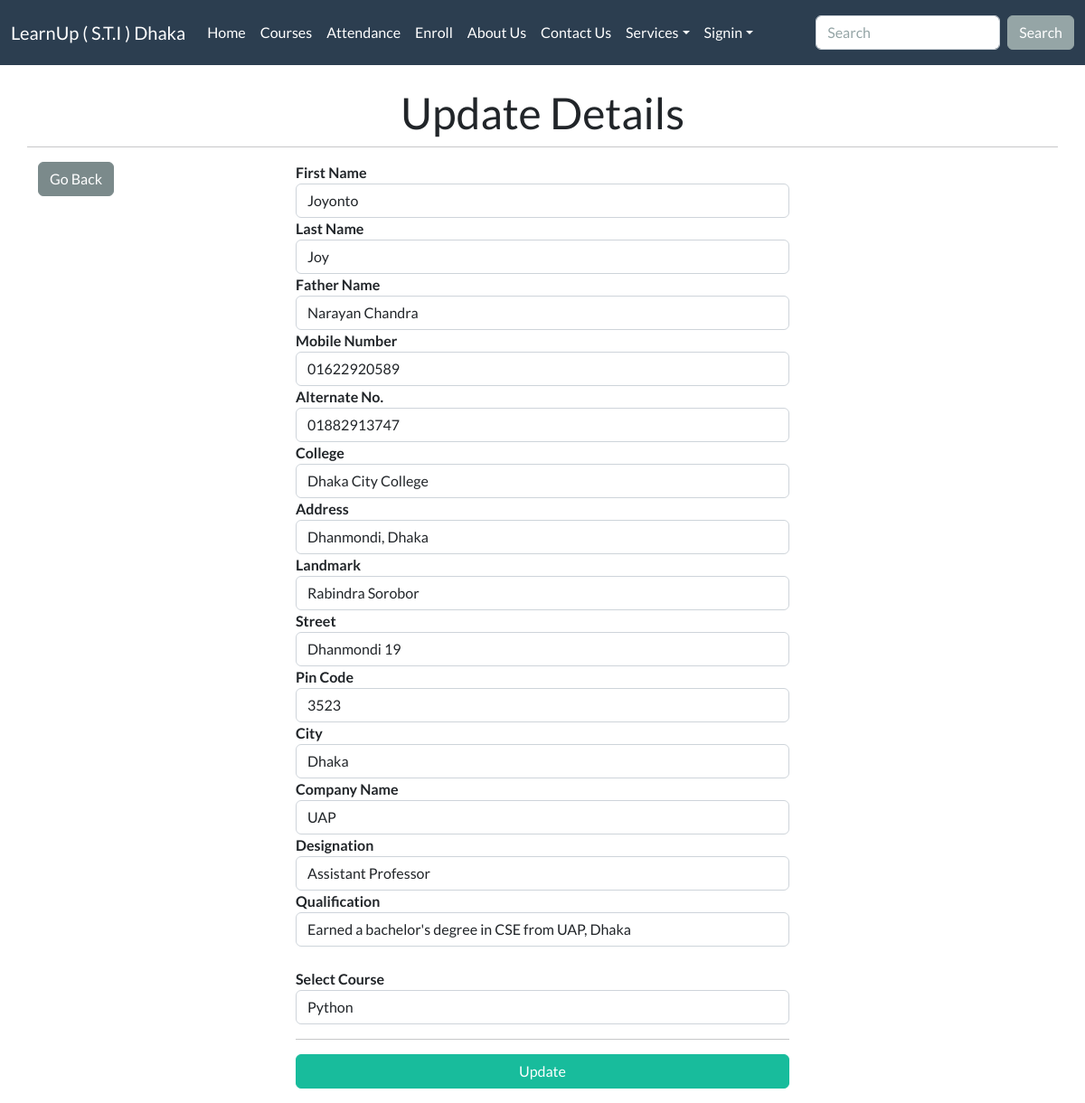
The page /candidateupdate/3/ on the database its author committed.
### startupapp/models.py (models this page shows, shortened)
class Register(models.Model):
    candidateId=models.AutoField(primary_key=True)
    firstName=models.CharField(max_length=20)
    lastName=models.CharField(max_length=20)
    fatherName=models.CharField(max_length=20)
    phoneNumber=models.CharField(max_length=14)
    alternateNumber=models.CharField(max_length=14)
    email=models.EmailField(unique=True)
    collegeName=models.CharField(max_length=100)
    address=models.TextField(max_length=150)
    landmark=models.CharField(max_length=100)
    street=models.CharField(max_length=100)
    city=models.CharField(max_length=100)
    pincode=models.IntegerField()
    companyName=models.CharField(max_length=150,blank=True,null=True)
    designation=models.CharField(max_length=150)
    qualification=models.CharField(max_length=100)
    computerKnowledge=models.CharField(max_length=50)
    Course=models.CharField(max_length=150)
    timestamp = models.DateField(auto_now_add=True)
    trainer=models.ForeignKey(Trainer,on_delete=models.DO_NOTHING,null=True)

### startupapp/views.py (the view, shortened to what this page needs)
# urls.py: path('candidateupdate/<id>/',views.candidateupdate,name="candidateupdate"),
def candidateupdate(request,id):
    data=Register.objects.get(candidateId=id)
    courses=Courses.objects.all()
    context={"data":data,"courses":courses}
    return render(request,"updatecandidate.html",context)

### templates/updatecandidate.html (shortened to what this page needs)
{% extends 'base.html' %}
{% block body %}
<div class="container mt-4">
    <div class="row">
        <h1 class="text-center">Update Details</h1>
        <hr>
            <div class="col-md-3">
                <div><a href="/candidateprofile/" class="btn btn-dark"> Go Back</a> </div>
            </div>
            <div class="col-md-6">
                <form action="/candidateupdate/{{data.candidateId}}/" method="post">{% csrf_token %}
                <div class="form-group">
                    <label for="fname"><b>First Name </b></label>
                    <input type="text" class="form-control" name="fname" value="{{data.firstName}}" id="fname" required>
                </div>
                <div class="form-group">
                    <label for="lname"><b>Last Name </b></label>
                    <input type="text" class="form-control" name="lname" id="lname" value="{{data.lastName}}" required>
                </div>
                <div class="form-group">
                    <label for="fathername"><b>Father Name </b></label>
                    <input type="text" class="form-control" name="fatherName" id="fathername" value="{{data.fatherName}}" required>
                </div>
                <div class="form-group">
                    <label for="phone"><b>Mobile Number </b></label>
                    <input type="tel" class="form-control" name="phone" id="phone" value="{{data.phoneNumber}}" required>
                </div>
                <div class="form-group">
                    <label for="alternateNumber"><b>Alternate No.</b></label>
                    <input type="number" class="form-control" name="alternateNumber" id="alternateNumber" value="{{data.alternateNumber}}" required>
                </div>
                <div class="form-group">
                    <label for="college"><b>College </b></label>
                    <input type="text" name="college" class="form-control" id="college" placeholder="Enter College Name"
                        value="{{data.collegeName}}" required>
                </div>
                <div class="form-group">
                    <label for="addr"><b>Address </b></label>
                    <input class="form-control" type="text" name="addr" id="addr" value="{{data.address}}" required>
                </div>
                <div class="form-group">
                    <label for="landmark"><b>Landmark</b> </label>
                    <input class="form-control" type="text" name="landmark" id="landmark" value="{{data.landmark}}" required>
                </div>
                <div class="form-group">
                    <label for="street"><b>Street</b> </label>
                    <input class="form-control" type="text" name="street" id="street" value="{{data.street}}" required>
                </div>
                <div class="form-group">
                    <label for="pcode"><b>Pin Code</b> </label>
                    <input class="form-control" type="number" name="pcode" id="pcode" value="{{data.pincode}}" required>
                </div>
                <div class="form-group">
                    <label for="city"><b>City</b></label>
                    <input class="form-control" type="text" name="city" id="city" value="{{data.city}}" required>
                </div>
                <div class="form-group">
                    <label for="companyname"> <b>Company Name</b></label>
                    <input type="text" name="companyname" class="form-control" id="companyname" placeholder="Freshers Mention as NA" value="{{data.companyName}}" required>
                </div>
                <div class="form-group">
                    <label for="Designation"><b>Designation</b></label>
                    <input class="form-control" type="text" name="Designation" id="Designation" value="{{data.designation}}" required>
                </div>
                <div class="form-group">
                    <label for="Qualification"><b>Qualification</b></label>
                    <input class="form-control" type="text" name="Qualification" id="Qualification" value="{{data.qualification}}" required>
                </div>
    <br>
                <div class="form-group">
                    <label for="scourse"><b>Select Course</b></label>
                    <select class="form-control" id="scourse" name="scourse"  required>
                <option value="{{data.Course}}">{{data.Course}}</option>
                    </select>
                  </div>
                <hr>
                <div class="d-grid gap-2 mb-3">
                    <button type="submit" class="btn btn-success get-started-btn">Update</button>
                </div>
            </form>
            </div>
        <div class="col-md-3"></div>
    </div>
</div>
{% endblock body %}

### rows shown on the page
Register: fname "Joyonto", lname "Joy", fatherName "Narayan Chandra", phone "01622920589", alternateNumber "01882913747", college "Dhaka City College", addr "Dhanmondi, Dhaka", landmark "Rabindra Sorobor", street "Dhanmondi 19", pcode "3523", city "Dhaka", companyname "UAP", Designation "Assistant Professor", Qualification "Earned a bachelor's degree in CSE from UAP, Dhaka", scourse "Python"
